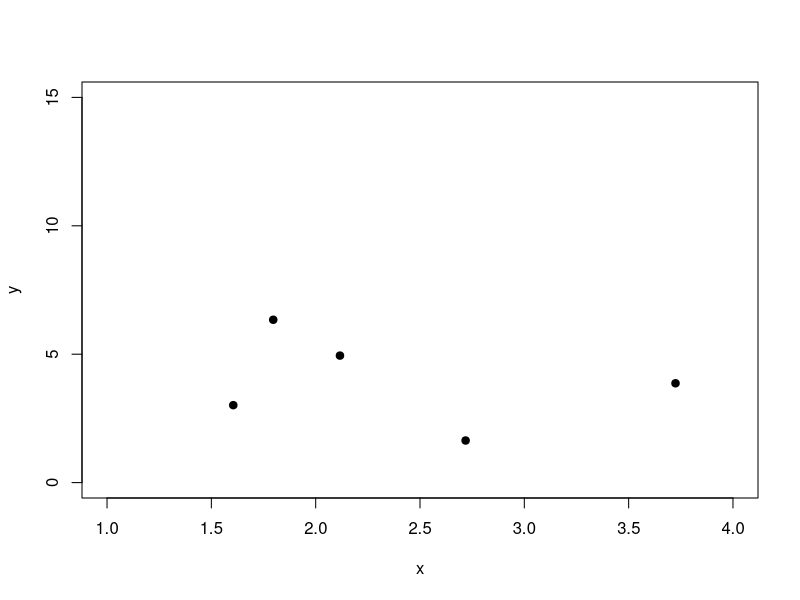
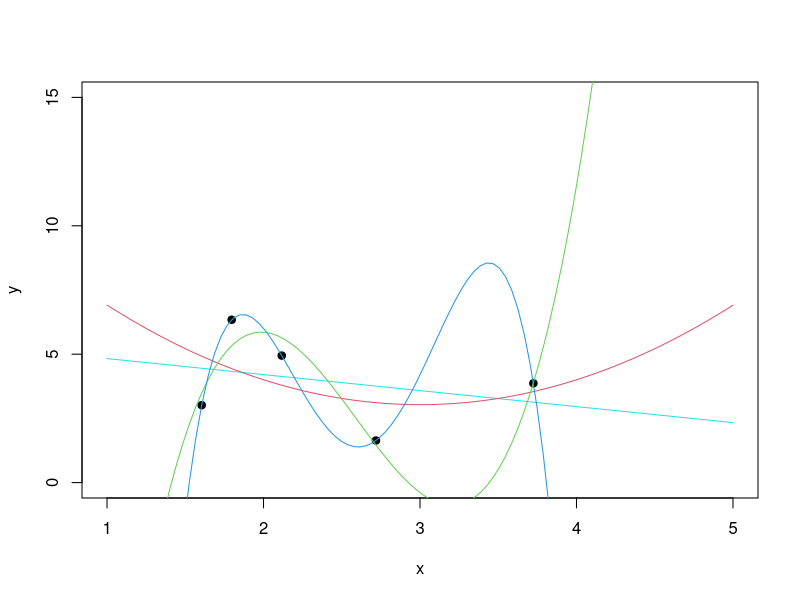
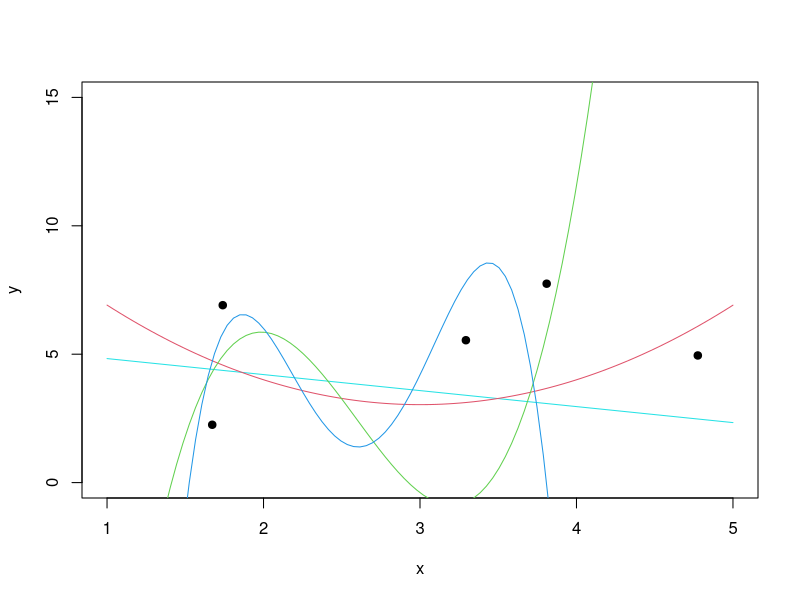

These charts were generated, in order, by the following R code:
## ---- chunk 1
library(dplyr)
library(ggplot2)
library(caret)
library(splines)
## ---- chunk 2
set.seed(1)

x  <- runif(5, 1, 4)
xs <- seq(1, 5, length.out = 100)
y  <- 2 + x + rnorm(5, 0, 2)
plot(x, y, xlim=c(1, 4), ylim=c(0, 15), pch=19)
## ---- chunk 3
library(splines)
options(warn=-1)

d <-  data.frame(x, y)

bs1 <- lm(y ~ x, data = d)
bs2 <- lm(y ~ bs(x, degree=2), data = d)
bs3 <- lm(y ~ bs(x), data = d)
bs4 <- lm(y ~ bs(x, degree=4), data = d)


pred.bs1 <- predict(bs1, data.frame(x=xs))
pred.bs2 <- predict(bs2, data.frame(x=xs))
pred.bs3 <- predict(bs3, data.frame(x=xs))
pred.bs4 <- predict(bs4, data.frame(x=xs))

plot(x, y, xlim=c(1, 5), ylim=c(0, 15), pch=19)
lines(xs, pred.bs1, type="l", col=5)
lines(xs, pred.bs2, type="l", col=2)
lines(xs, pred.bs3, type="l", col=3)
lines(xs, pred.bs4, type="l", col=4)
## ---- chunk 4
set.seed(2)

x2  <- runif(5, 1, 5)
y2  <- 2 + x2 + rnorm(5, 0, 2)
plot(x2, y2, xlim=c(1, 5), ylim=c(0, 15), xlab="x", ylab= "y", pch=19)
lines(xs, pred.bs1, type="l", col=5)
lines(xs, pred.bs2, type="l", col=2)
lines(xs, pred.bs3, type="l", col=3)
lines(xs, pred.bs4, type="l", col=4)

mse_quart <- round(mean((y2-predict(bs4, data.frame(x=x2)))^2), 1)
## ---- chunk 5
d
## ---- chunk 6
folds   <- 5
row_id  <- 1:5
test_id <- split(x = row_id, f = 1:5)  # f is fold 1 to 5
test_id                                # test_id is a list
## ---- chunk 7
d[test_id[[1]], ]
## ---- chunk 8
d[-test_id[[1]], ]
## ---- chunk 9
mse_lin    <- matrix(nrow = folds)                    # for storing test MSE's

fit        <- lm(y ~ x, data = d[-test_id[[1]], ])      # fit model to training set

pred       <- predict(fit, newdata = d[test_id[[1]], ]) # get prediction on test set

mse_lin[1] <- mean((d$y[test_id[[1]]] - pred)^2)         # compute test MSE

mse_lin
## ---- chunk 10
fit        <- lm(y ~ x, data = d[-test_id[[2]], ])      # fit model to training set

pred       <- predict(fit, newdata = d[test_id[[2]], ]) # get prediction on test set

mse_lin[2] <- mean((d$y[test_id[[2]]] - pred)^2)         # compute test MSE

mse_lin
## ---- chunk 11
mse_lin    <- matrix(nrow = folds)                    

for (i in 1:folds) {     # i takes the value of the consecutive folds
  
  fit        <- lm(y ~ x, data = d[-test_id[[i]], ])      
  
  pred       <- predict(fit, newdata = d[test_id[[i]], ]) 
  
  mse_lin[i] <- mean((d$y[test_id[[i]]] - pred)^2)     # test MSE of the i-th fold
  
}

mse_lin
## ---- chunk 12
mse_quad    <- matrix(nrow = folds)                    

for (i in 1:folds) {     # i takes the value of the consecutive folds
  
  fit         <- lm(y ~ poly(x, 2), data = d[-test_id[[i]], ])     # poly(x, 2) is x + x^2
  
  pred        <- predict(fit, newdata = d[test_id[[i]], ]) 
  
  mse_quad[i] <- mean((d$y[test_id[[i]]] - pred)^2)     # test MSE of the i-th fold
  
}

mse_quad
## ---- chunk 13
mse_cub   <- matrix(nrow = folds)                    

for (i in 1:folds) {     
  
  fit        <- lm(y ~ poly(x, 3), data = d[-test_id[[i]], ])     
  
  pred       <- predict(fit, newdata = d[test_id[[i]], ]) 
  
  mse_cub[i] <- mean((d$y[test_id[[i]]] - pred)^2)     
  
}

mse_cub
## ---- chunk 14
data.frame(linear    = mean(mse_lin), 
           quadratic = mean(mse_quad), 
           cubic     = mean(mse_cub),
           row.names = "Average test MSE")
